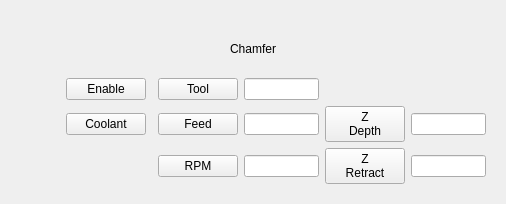
                <widget class="QWidget" name="page_7">
                 <layout class="QGridLayout" name="gridLayout_30">
                  <item row="0" column="0">
                   <widget class="QWidget" name="widget_6" native="true">
                    <zorder>widget_3</zorder>
                   </widget>
                  </item>
                  <item row="1" column="0">
                   <widget class="QWidget" name="widget_3" native="true">
                    <layout class="QGridLayout" name="gridLayout_38">
                     <item row="0" column="0" colspan="7">
                      <widget class="QLabel" name="label_33">
                       <property name="minimumSize">
                        <size>
                         <width>0</width>
                         <height>46</height>
                        </size>
                       </property>
                       <property name="text">
                        <string>Chamfer</string>
                       </property>
                       <property name="alignment">
                        <set>Qt::AlignCenter</set>
                       </property>
                      </widget>
                     </item>
                     <item row="3" column="5">
                      <widget class="QPushButton" name="pushButton_29">
                       <property name="text">
                        <string>Z
Retract</string>
                       </property>
                       <property name="checkable">
                        <bool>true</bool>
                       </property>
                       <property name="labelName" stdset="0">
                        <string>chamferRetractLbl</string>
                       </property>
                       <attribute name="buttonGroup">
                        <string notr="true">holeOpBtnGrp</string>
                       </attribute>
                      </widget>
                     </item>
                     <item row="3" column="4">
                      <widget class="QLineEdit" name="chamferRpmLbl">
                       <property name="maximumSize">
                        <size>
                         <width>75</width>
                         <height>16777215</height>
                        </size>
                       </property>
                       <property name="readOnly">
                        <bool>true</bool>
                       </property>
                      </widget>
                     </item>
                     <item row="2" column="3">
                      <widget class="QPushButton" name="pushButton_24">
                       <property name="text">
                        <string>Feed</string>
                       </property>
                       <property name="checkable">
                        <bool>true</bool>
                       </property>
                       <property name="labelName" stdset="0">
                        <string>chamferFeedLbl</string>
                       </property>
                       <attribute name="buttonGroup">
                        <string notr="true">holeOpBtnGrp</string>
                       </attribute>
                      </widget>
                     </item>
                     <item row="2" column="4">
                      <widget class="QLineEdit" name="chamferFeedLbl">
                       <property name="maximumSize">
                        <size>
                         <width>75</width>
                         <height>16777215</height>
                        </size>
                       </property>
                       <property name="readOnly">
                        <bool>true</bool>
                       </property>
                      </widget>
                     </item>
                     <item row="2" column="5">
                      <widget class="QPushButton" name="pushButton_30">
                       <property name="text">
                        <string>Z
Depth</string>
                       </property>
                       <property name="checkable">
                        <bool>true</bool>
                       </property>
                       <property name="labelName" stdset="0">
                        <string>chamferDepthLbl</string>
                       </property>
                       <attribute name="buttonGroup">
                        <string notr="true">holeOpBtnGrp</string>
                       </attribute>
                      </widget>
                     </item>
                     <item row="2" column="6">
                      <widget class="QLineEdit" name="chamferDepthLbl">
                       <property name="maximumSize">
                        <size>
                         <width>75</width>
                         <height>16777215</height>
                        </size>
                       </property>
                       <property name="readOnly">
                        <bool>true</bool>
                       </property>
                      </widget>
                     </item>
                     <item row="3" column="3">
                      <widget class="QPushButton" name="pushButton_28">
                       <property name="text">
                        <string>RPM</string>
                       </property>
                       <property name="checkable">
                        <bool>true</bool>
                       </property>
                       <property name="labelName" stdset="0">
                        <string>chamferRpmLbl</string>
                       </property>
                       <attribute name="buttonGroup">
                        <string notr="true">holeOpBtnGrp</string>
                       </attribute>
                      </widget>
                     </item>
                     <item row="1" column="1">
                      <widget class="QPushButton" name="chamferEnableBtn">
                       <property name="text">
                        <string>Enable</string>
                       </property>
                       <property name="checkable">
                        <bool>true</bool>
                       </property>
                      </widget>
                     </item>
                     <item row="1" column="3">
                      <widget class="QPushButton" name="chamferToolBtn">
                       <property name="text">
                        <string>Tool</string>
                       </property>
                       <property name="checkable">
                        <bool>true</bool>
                       </property>
                       <property name="labelName" stdset="0">
                        <string>chamferToolLbl</string>
                       </property>
                       <attribute name="buttonGroup">
                        <string notr="true">holeOpBtnGrp</string>
                       </attribute>
                      </widget>
                     </item>
                     <item row="1" column="4">
                      <widget class="QLineEdit" name="chamferToolLbl">
                       <property name="maximumSize">
                        <size>
                         <width>75</width>
                         <height>16777215</height>
                        </size>
                       </property>
                       <property name="readOnly">
                        <bool>true</bool>
                       </property>
                      </widget>
                     </item>
                     <item row="2" column="1">
                      <widget class="QPushButton" name="chamferCoolantBtn">
                       <property name="text">
                        <string>Coolant</string>
                       </property>
                       <property name="checkable">
                        <bool>true</bool>
                       </property>
                      </widget>
                     </item>
                     <item row="2" column="0">
                      <spacer name="horizontalSpacer_4">
                       <property name="orientation">
                        <enum>Qt::Horizontal</enum>
                       </property>
                       <property name="sizeHint" stdset="0">
                        <size>
                         <width>40</width>
                         <height>20</height>
                        </size>
                       </property>
                      </spacer>
                     </item>
                     <item row="3" column="6">
                      <widget class="QLineEdit" name="chamferRetractLbl">
                       <property name="maximumSize">
                        <size>
                         <width>75</width>
                         <height>16777215</height>
                        </size>
                       </property>
                       <property name="readOnly">
                        <bool>true</bool>
                       </property>
                      </widget>
                     </item>
                    </layout>
                   </widget>
                  </item>
                 </layout>
                </widget>
